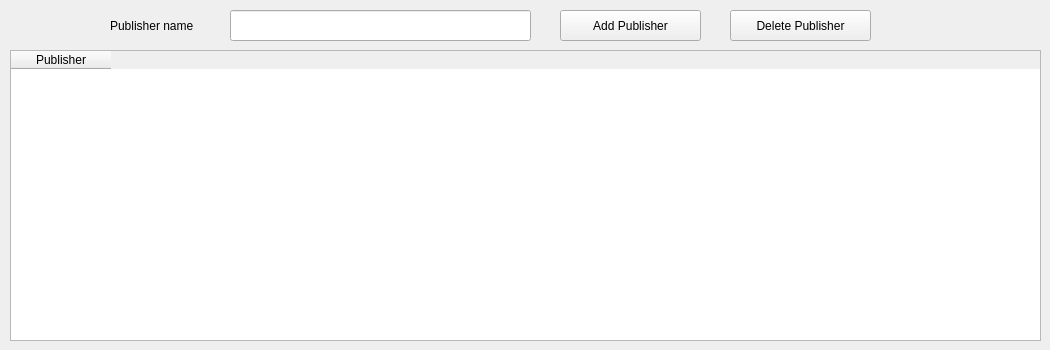
      <widget class="QWidget" name="tab_9">
       <attribute name="title">
        <string>Publisher</string>
       </attribute>
       <widget class="QLabel" name="label_29">
        <property name="geometry">
         <rect>
          <x>110</x>
          <y>10</y>
          <width>121</width>
          <height>31</height>
         </rect>
        </property>
        <property name="font">
         <font>
          <family>Segoe UI</family>
         </font>
        </property>
        <property name="text">
         <string>Publisher name</string>
        </property>
       </widget>
       <widget class="QLineEdit" name="lineEdit_19">
        <property name="geometry">
         <rect>
          <x>230</x>
          <y>10</y>
          <width>301</width>
          <height>31</height>
         </rect>
        </property>
        <property name="font">
         <font>
          <family>Segoe UI</family>
         </font>
        </property>
       </widget>
       <widget class="QTableWidget" name="tableWidget_4">
        <property name="geometry">
         <rect>
          <x>10</x>
          <y>50</y>
          <width>1031</width>
          <height>291</height>
         </rect>
        </property>
        <column>
         <property name="text">
          <string>Publisher</string>
         </property>
        </column>
       </widget>
       <widget class="QPushButton" name="pushButton_17">
        <property name="geometry">
         <rect>
          <x>560</x>
          <y>10</y>
          <width>141</width>
          <height>31</height>
         </rect>
        </property>
        <property name="font">
         <font>
          <family>Segoe UI</family>
         </font>
        </property>
        <property name="text">
         <string>Add Publisher</string>
        </property>
        <property name="icon">
         <iconset resource="Lib_Resource.qrc">
          <normaloff>:/Icons/Icons/Add.webp</normaloff>:/Icons/Icons/Add.webp</iconset>
        </property>
       </widget>
       <widget class="QPushButton" name="pushButton_32">
        <property name="geometry">
         <rect>
          <x>730</x>
          <y>10</y>
          <width>141</width>
          <height>31</height>
         </rect>
        </property>
        <property name="font">
         <font>
          <family>Segoe UI</family>
         </font>
        </property>
        <property name="text">
         <string>Delete Publisher</string>
        </property>
        <property name="icon">
         <iconset resource="Lib_Resource.qrc">
          <normaloff>:/Icons/Icons/Delete.webp</normaloff>:/Icons/Icons/Delete.webp</iconset>
        </property>
       </widget>
      </widget>
